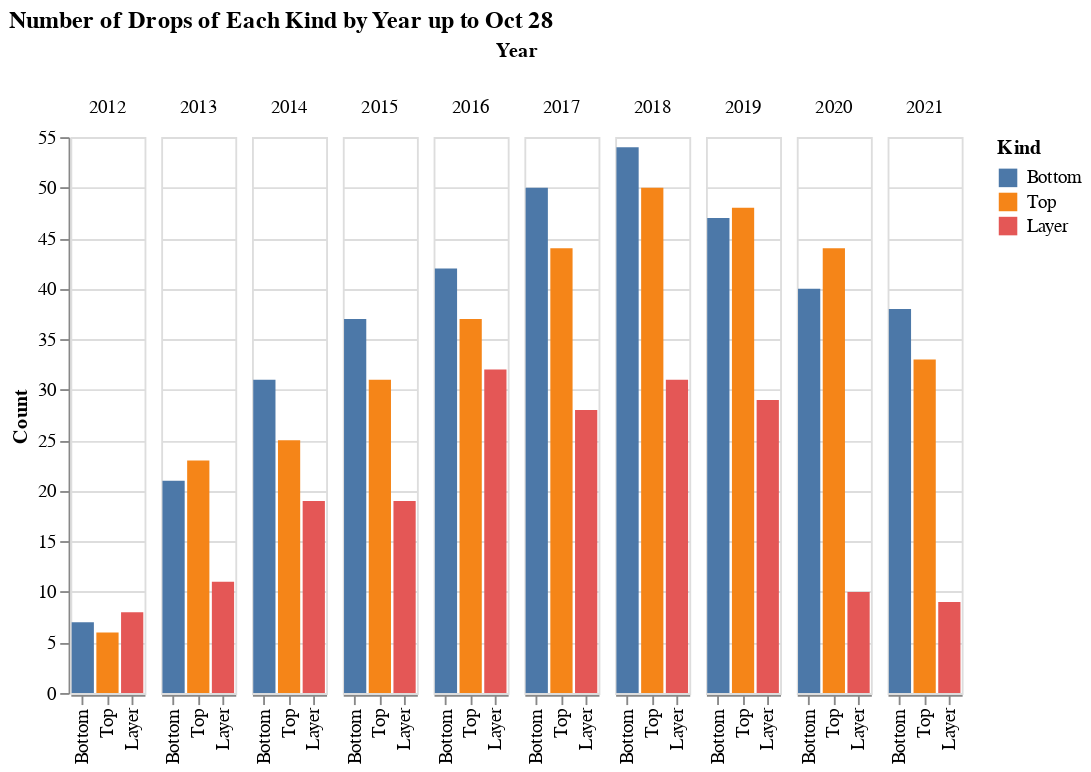

Here is the notebook cell this chart was saved with:
### Code cell
# tdf = df_clothes.groupby(['Kind', 'Year']).count()['Release'].reset_index()
tdf = drops_to_clothes_drops(ytd_df).groupby(['Kind', 'Year']).count()['Release'].reset_index()
tdf.columns = ['Kind', 'Year', 'Count']
alt.Chart(tdf, width=40).mark_bar().encode(
    x=alt.X('Kind:N', sort=kind_sort_order, title=None),
    y='Count:Q',
    color=alt.Color('Kind:N', sort=kind_sort_order),
    column='Year:O',
    tooltip=['Count', ]
).configure_facet(spacing=7).properties(title=f"Number of Drops of Each Kind by Year up to {rel.strftime('%b %d')}")

### Figure 1 — Vega-Lite specification as saved in the notebook (floating-point values rounded to 4 significant figures)
{"$schema": "https://vega.github.io/schema/vega-lite/v4.8.1.json", "config": {"facet": {"spacing": 7}, "view": {"continuousHeight": 300, "continuousWidth": 400}}, "data": {"name": "data-89d8494599c8ad737dcfbea818dfba8b"}, "datasets": {"data-89d8494599c8ad737dcfbea818dfba8b": [{"Count": 7, "Kind": "Bottom", "Year": 2012}, {"Count": 21, "Kind": "Bottom", "Year": 2013}, {"Count": 31, "Kind": "Bottom", "Year": 2014}, {"Count": 37, "Kind": "Bottom", "Year": 2015}, {"Count": 42, "Kind": "Bottom", "Year": 2016}, {"Count": 50, "Kind": "Bottom", "Year": 2017}, {"Count": 54, "Kind": "Bottom", "Year": 2018}, {"Count": 47, "Kind": "Bottom", "Year": 2019}, {"Count": 40, "Kind": "Bottom", "Year": 2020}, {"Count": 38, "Kind": "Bottom", "Year": 2021}, {"Count": 8, "Kind": "Layer", "Year": 2012}, {"Count": 11, "Kind": "Layer", "Year": 2013}, {"Count": 19, "Kind": "Layer", "Year": 2014}, {"Count": 19, "Kind": "Layer", "Year": 2015}, {"Count": 32, "Kind": "Layer", "Year": 2016}, {"Count": 28, "Kind": "Layer", "Year": 2017}, {"Count": 31, "Kind": "Layer", "Year": 2018}, {"Count": 29, "Kind": "Layer", "Year": 2019}, {"Count": 10, "Kind": "Layer", "Year": 2020}, {"Count": 9, "Kind": "Layer", "Year": 2021}, {"Count": 6, "Kind": "Top", "Year": 2012}, {"Count": 23, "Kind": "Top", "Year": 2013}, {"Count": 25, "Kind": "Top", "Year": 2014}, {"Count": 31, "Kind": "Top", "Year": 2015}, {"Count": 37, "Kind": "Top", "Year": 2016}, {"Count": 44, "Kind": "Top", "Year": 2017}, {"Count": 50, "Kind": "Top", "Year": 2018}, {"Count": 48, "Kind": "Top", "Year": 2019}, {"Count": 44, "Kind": "Top", "Year": 2020}, {"Count": 33, "Kind": "Top", "Year": 2021}]}, "encoding": {"color": {"field": "Kind", "sort": ["Bottom", "Top", "Layer"], "type": "nominal"}, "column": {"field": "Year", "type": "ordinal"}, "tooltip": [{"field": "Count", "type": "quantitative"}], "x": {"field": "Kind", "sort": ["Bottom", "Top", "Layer"], "title": null, "type": "nominal"}, "y": {"field": "Count", "type": "quantitative"}}, "mark": "bar", "title": "Number of Drops of Each Kind by Year up to Oct 28", "width": 40}
